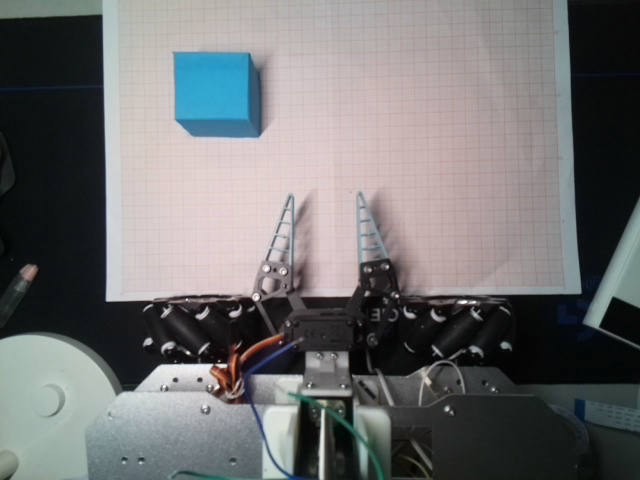
#> input picture yuyuan/images/2.jpg, 640 x 480 px
$ python cameratest.py
#> lines starting #> are read from the running program, lines starting #| are printed output that depends on the picture; after the words box and inside, x2 and y2 are one past the last pixel; in counts of white or black regions, pixels touching at a corner belong together
import cv2
import matplotlib.pyplot as plt
from OpenCV_learning.generalFunctions import show

"""
1像素=k毫米

"""
k = 0.775
img = cv2.imread("images/2.jpg")
#> img is the input picture: shape (480, 640, 3); mean B, G, R 112.6, 112.2, 111.5
print(img.shape)
#| (480, 640, 3)
img_gray = cv2.imread("images/2.jpg", 0)
#> img_gray: shape (480, 640); min 1, max 255, mean 112.1
img = img[0:190, 110:320]
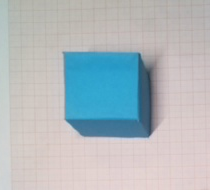
#> img: shape (190, 210, 3); mean B, G, R 189.7, 185.4, 176.1
img_gray = img_gray[0:190, 110:320]
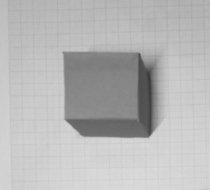
#> img_gray: shape (190, 210); min 55, max 218, mean 183.1
img_hsv = cv2.cvtColor(img, cv2.COLOR_BGR2HSV)
#> img_hsv: shape (190, 210, 3); mean H, S, V 46.9, 42.6, 198.9

h, s, v = b, g, r = cv2.split(img_hsv)
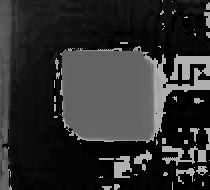
#> h: shape (190, 210); min 0, max 179, mean 46.9
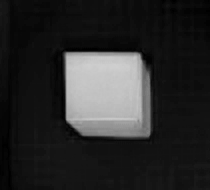
#> s: shape (190, 210); min 0, max 207, mean 42.6
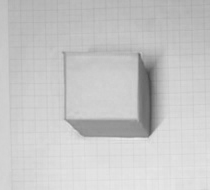
#> v: shape (190, 210); min 73, max 232, mean 198.9
key = s
key_blur = cv2.GaussianBlur(key, (3, 3), 1)


ret1, key_bin = cv2.threshold(key_blur, 60, 255, cv2.THRESH_BINARY)
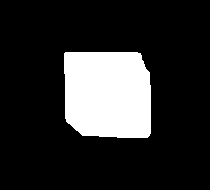
#> key_bin: shape (190, 210); 17.6% white; 1 white region, box (x1, y1, x2, y2) and area: (64, 52, 151, 138) 7028
key_canny = cv2.Canny(key_bin, 100, 175)
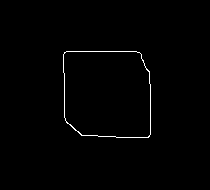
#> key_canny: shape (190, 210); 0.82% white in thin lines or dots, all inside (x1, y1, x2, y2) = (63, 51, 151, 138)

plt.subplot(321), plt.imshow(img)
plt.subplot(322), plt.imshow(key)
plt.subplot(323), plt.imshow(key_blur)
plt.subplot(324), plt.imshow(key_bin)
plt.subplot(325), plt.imshow(key_canny)
plt.subplot(326), plt.imshow(key)
plt.show()
#> figure, not shown here; B, G, R data is drawn as R, G, B

$ run again, with yuyuan/images/1.jpg copied over yuyuan/images/2.jpg
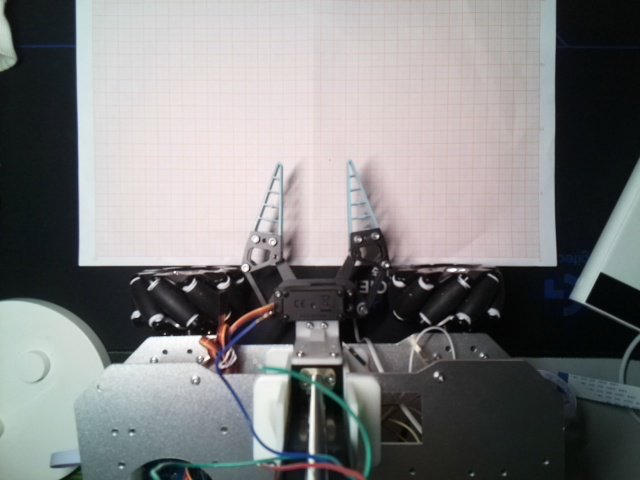
#> input picture yuyuan/images/1.jpg, 640 x 480 px
#> img is the input picture: shape (480, 640, 3); mean B, G, R 127.4, 126.9, 126.9
#| (480, 640, 3)
#> `img = img[0:190, 110:320]`:
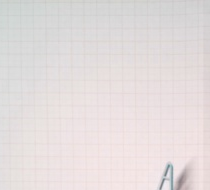
#> img: shape (190, 210, 3); mean B, G, R 220.3, 220.5, 227.3
#> img_hsv: shape (190, 210, 3); mean H, S, V 65.3, 8.8, 227.5
#> `h, s, v = b, g, r = cv2.split(img_hsv)`:
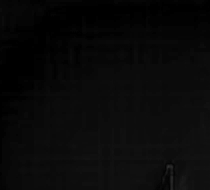
#> s: shape (190, 210); min 0, max 48, mean 8.8
#> key_bin: shape (190, 210); every value is 0
